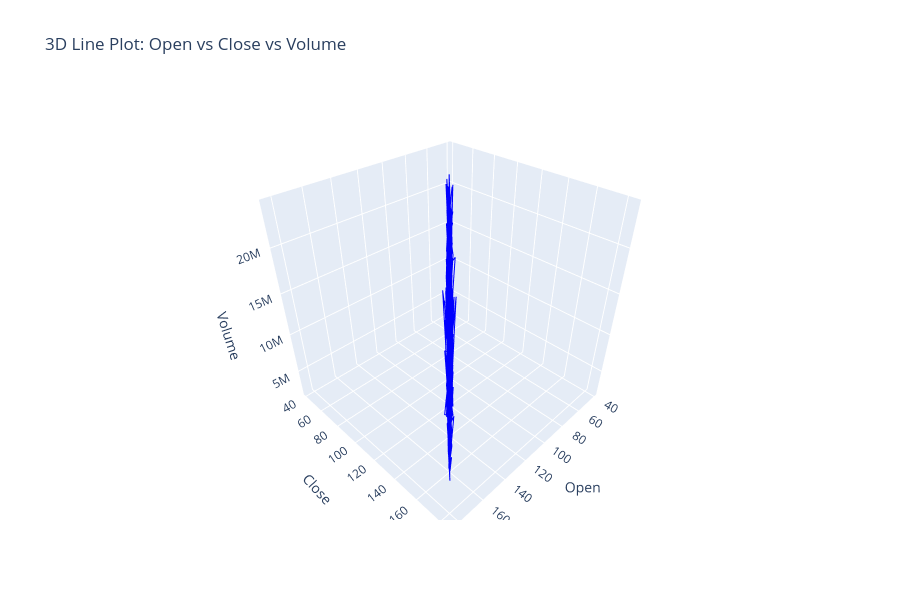

Source (notebook cell):
### Markdown cell above
3D line plot

### Code cell
# Create a 3D line plot
fig = go.Figure()

fig.add_trace(go.Scatter3d(
    x=categorized_df['Open'],  # Set the x-axis to 'Open'
    y=categorized_df['Close'],  # Set the y-axis to 'Close'
    z=categorized_df['Volume'],  # Set the z-axis to 'Volume'
    mode='lines',  # Set the mode to lines
    line=dict(color='blue', width=2)  # Customize the line color and width
))

fig.update_layout(
    title="3D Line Plot: Open vs Close vs Volume",  # Set the plot title
    scene=dict(
        xaxis_title='Open',  # Label for the x-axis
        yaxis_title='Close',  # Label for the y-axis
        zaxis_title='Volume'  # Label for the z-axis
    )
)

# Update layout to change the size of the plot
fig.update_layout(
    width=900,  # Set the width of the plot
    height=600   # Set the height of the plot
)

# Display the plot
fig.show()

### Figure 1 — Plotly figure (JSON) as saved in the notebook; plotly's stock layout.template omitted (floating-point values rounded to 4 significant figures; data arrays with more than 128 entries replaced by an {"elided": "..."} marker saying what was removed)
{"data": [{"line": {"color": "blue", "width": 2}, "mode": "lines", "type": "scatter3d", "x": {"elided": "2881 float values"}, "y": {"elided": "2881 float values"}, "z": {"elided": "2881 int values"}}], "layout": {"height": 600, "scene": {"xaxis": {"title": {"text": "Open"}}, "yaxis": {"title": {"text": "Close"}}, "zaxis": {"title": {"text": "Volume"}}}, "title": {"text": "3D Line Plot: Open vs Close vs Volume"}, "width": 900}}
